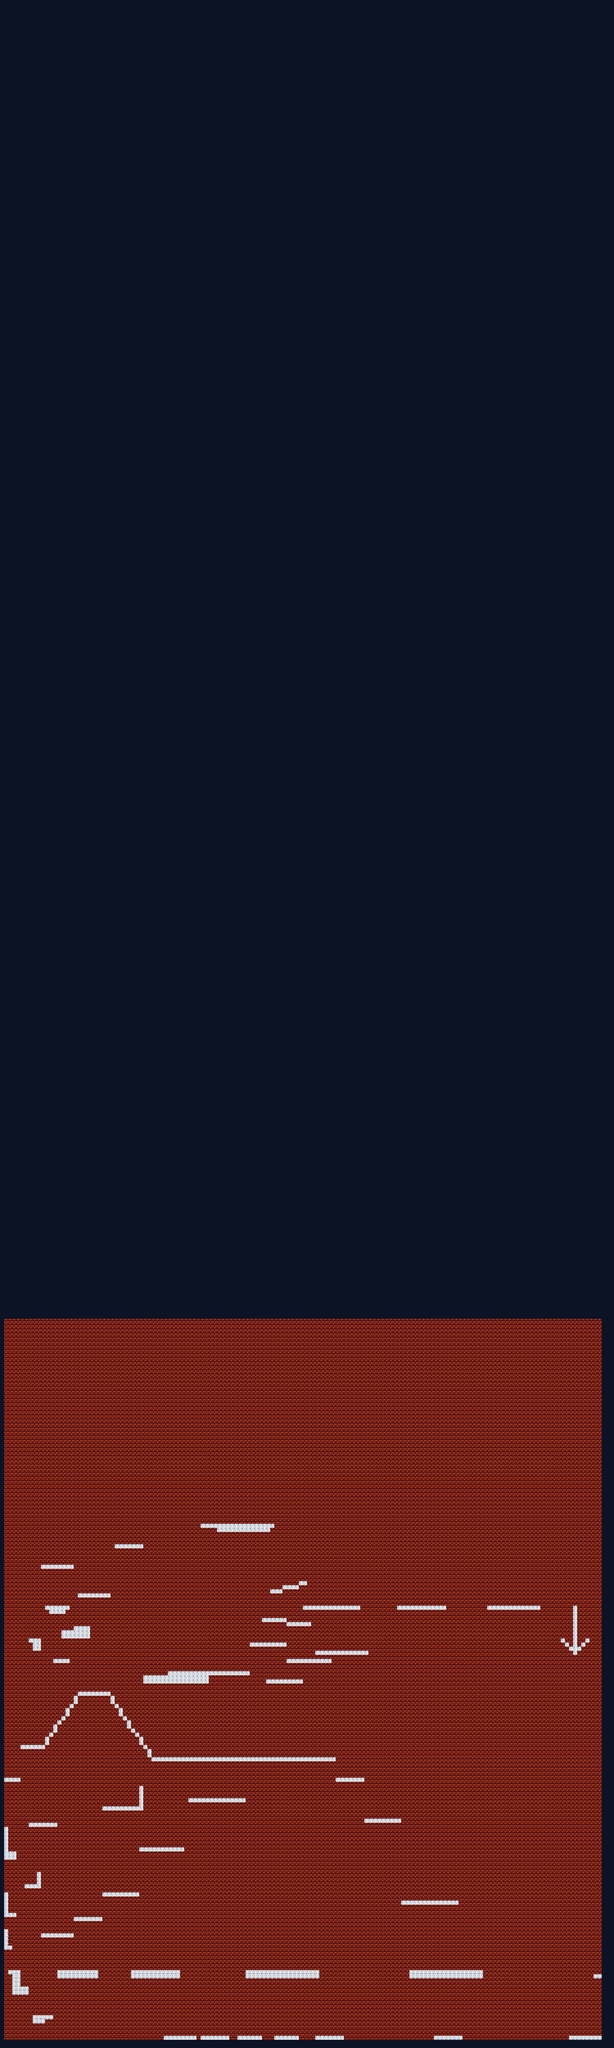

This is a level from a 2D game, rendered from its Tiled map with the project's own tilesets. A one-line summary and the map file follow, with tile-layer data summarised:
An orthogonal 150x500 tile map with 16x16 px tiles, 1 tile layer (Tile Layer 1) and 91 objects.

<map version="1.10" tiledversion="1.12.2" orientation="orthogonal" renderorder="right-down" width="150" height="500" tilewidth="16" tileheight="16" infinite="0" nextlayerid="5" nextobjectid="128">
 <tileset firstgid="1" name="tuningTileset" tilewidth="16" tileheight="16" tilecount="868" columns="31">
  <image source="tileset.jpg" trans="969ca8" width="500" height="461" />
 </tileset>
 <layer id="1" name="Tile Layer 1" width="150" height="500">
  <data>[75000 cells, 75000 non-empty, 6 distinct tile ids]</data>
 </layer>
 <objectgroup id="2" name="platforms">
  <object id="17" x="0" y="7968" width="2400" height="32">
   <polygon points="0,0 2400,0 2400,32 0,32" />
  </object>
  <object id="27" x="640" y="7952" width="128" />
  <object id="29" x="640" y="7952" width="128" height="16" />
  <object id="30" x="784" y="7952" width="112" height="16" />
  <object id="32" x="928" y="7952" width="96" height="16" />
  <object id="33" x="1072" y="7952" width="96" height="16" />
  <object id="34" x="1232" y="7952" width="112" height="16" />
  <object id="35" x="1696" y="7952" width="112" height="16" />
  <object id="36" x="2224" y="7952" width="128" height="16" />
  <object id="37" x="128" y="7872" width="80" height="16" />
  <object id="38" x="128" y="7888" width="48" height="16" />
  <object id="44" x="48" y="7696" width="32" height="96" />
  <object id="45" x="32" y="7696" width="16" height="16" />
  <object id="46" x="80" y="7760" width="32" height="32" />
  <object id="47" x="224" y="7696" width="160" height="32" />
  <object id="48" x="512" y="7696" width="192" height="32" />
  <object id="49" x="2320" y="7712" width="32" height="16" />
  <object id="50" x="1600" y="7696" width="288" height="32" />
  <object id="51" x="960" y="7696" width="288" height="32" />
  <object id="52" x="32" y="7600" width="16" height="16" />
  <object id="53" x="16" y="7536" width="16" height="80" />
  <object id="54" x="32" y="7472" width="32" height="16" />
  <object id="55" x="16" y="7392" width="16" height="96" />
  <object id="56" x="96" y="7360" width="64" height="16" />
  <object id="57" x="144" y="7312" width="16" height="48" />
  <object id="58" x="16" y="7232" width="48" height="32" />
  <object id="59" x="16" y="7136" width="16" height="96" />
  <object id="60" x="160" y="7552" width="128" height="16" />
  <object id="61" x="288" y="7488" width="112" height="16" />
  <object id="62" x="400" y="7392" width="144" height="16" />
  <object id="63" x="544" y="7216" width="176" height="16" />
  <object id="64" x="544" y="6976" width="16" height="80" />
  <object id="65" x="400" y="7056" width="160" height="16" />
  <object id="66" x="112" y="7120" width="112" height="16" />
  <object id="67" x="16" y="6944" width="64" height="16" />
  <object id="68" x="80" y="6816" width="96" height="16" />
  <object id="71" x="176" y="6784" width="16" height="32" />
  <object id="72" x="192" y="6768" width="16" height="16" />
  <object id="73" x="208" y="6736" width="16" height="32" />
  <object id="74" x="224" y="6720" width="16" height="16" />
  <object id="75" x="240" y="6704" width="16" height="16" />
  <object id="76" x="256" y="6672" width="16" height="32" />
  <object id="77" x="272" y="6656" width="16" height="16" />
  <object id="78" x="288" y="6624" width="16" height="32" />
  <object id="79" x="304" y="6608" width="128" height="16" />
  <object id="80" x="432" y="6624" width="16" height="32" />
  <object id="81" x="448" y="6656" width="16" height="16" />
  <object id="82" x="464" y="6672" width="16" height="32" />
  <object id="83" x="480" y="6704" width="16" height="16" />
  <object id="84" x="496" y="6720" width="16" height="32" />
  <object id="85" x="512" y="6752" width="16" height="16" />
  <object id="86" x="528" y="6768" width="16" height="16" />
  <object id="88" x="544" y="6784" width="16" height="32" />
  <object id="90" x="560" y="6816" width="16" height="16" />
  <object id="91" x="576" y="6832" width="16" height="32" />
  <object id="92" x="592" y="6864" width="720" height="16" />
  <object id="94" x="1312" y="6944" width="112" height="16" />
  <object id="95" x="736" y="7024" width="224" height="16" />
  <object id="96" x="1424" y="7104" width="144" height="16" />
  <object id="97" x="1568" y="7424" width="224" height="16" />
  <object id="98" x="1904" y="6272" width="208" height="16" />
  <object id="101" x="1552" y="6272" width="192" height="16" />
  <object id="102" x="1184" y="6272" width="224" height="16" />
  <object id="103" x="1232" y="6448" width="208" height="16" />
  <object id="104" x="1120" y="6480" width="176" height="16" />
  <object id="105" x="976" y="6416" width="144" height="16" />
  <object id="106" x="1120" y="6336" width="96" height="16" />
  <object id="107" x="1024" y="6320" width="96" height="16" />
  <object id="108" x="1056" y="6208" width="48" height="16" />
  <object id="109" x="1104" y="6192" width="64" height="16" />
  <object id="110" x="1168" y="6176" width="32" height="16" />
  <object id="111" x="1040" y="6560" width="144" height="16" />
  <object id="113" x="656" y="6528" width="320" height="16" />
  <object id="114" x="560" y="6544" width="256" height="32" />
  <object id="115" x="208" y="6480" width="64" height="16" />
  <object id="116" x="128" y="6400" width="32" height="48" />
  <object id="117" x="112" y="6400" width="16" height="16" />
  <object id="118" x="240" y="6368" width="112" height="32" />
  <object id="119" x="288" y="6352" width="64" height="16" />
  <object id="120" x="192" y="6288" width="64" height="16" />
  <object id="121" x="176" y="6272" width="96" height="16" />
  <object id="122" x="304" y="6224" width="128" height="16" />
  <object id="123" x="160" y="6112" width="128" height="16" />
  <object id="124" x="448" y="6032" width="112" height="16" />
  <object id="125" x="784" y="5952" width="288" height="16" />
  <object id="126" x="848" y="5968" width="208" height="16" />
 </objectgroup>
 <objectgroup id="4" name="walls">
  <object id="20" x="0" y="8000" width="16" height="-8000" />
  <object id="22" x="2353" y="8000" width="48" height="-8000" />
 </objectgroup>
 <objectgroup id="3" name="PlayerRef" locked="1">
  <object id="18" x="-450" y="7915" width="20" height="50" />
  <object id="23" x="-415" y="7925" width="413" height="43" />
  <object id="127" x="-61" y="7800" width="44" height="164" />
 </objectgroup>
</map>
